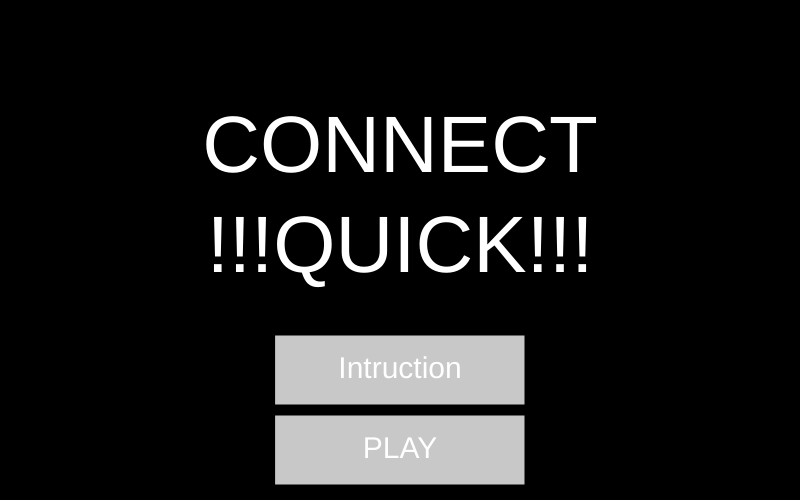
Frame 1 (no input)
Frame 60 (no input): identical to frame 1, image omitted
Frame 120 (the mouse pressed at the canvas centre since frame 60): identical to frame 1, image omitted

The p5.js sketch that drew this single still picture (run headless with seeded random() and noise() and a simulated clock; from frame 60 on, the mouse is pressed at the canvas centre):

// p5.js sketch
// ── sketch.js
/////////////////////////////////////////////////////////////////////////
//Assignment 5: Game using simple states
//
//In my Firework remix, I have made the following changes to the original file:
//1. Using an PImage to draw an image with the location indicated in FireworkParticle"
//instead of using ellipse
//2. Increasing numFireworks to create more particles (the screen is filled with denser amount of images)
//3. Changing the size of particle, velocity and acceleration so the images linger around longer on the screen
//4. Changing frameRate so that Processing file isn't significantly slowed down on laptop using
//
//Parsons School of Design
//Code 2 - Spring 2018
//https://portfolio.newschool.edu/skyta/
//
//Code References: ????????????????????????????!!!!!!!!!!
//https://github.com/dongle/Code2_2018SP/tree/master/week02
//
/////////////////////////////////////////////////////////////////////////
//(x, y, length of rect, height of rect)
var widRect = 250;
var heiRect = 70;

let sceneStates = Object.freeze({ //Listing scenes which will appears in the "game"
	INTRO: 0,
	INSTRUCTION: 1,
	GAME: 2,
	OVER: 3,
});

let currentState = sceneStates.INTRO; //The first scene user sees is INTRO

let keyOn = false; //only true when you clicked
//???????????????

function setup(){
	createCanvas(800, 500);
}

function draw(){
	drawScene(currentState); //currentState is replaced with sceneStates.THESCENE
	checkTransition(currentState);
	keyOn = false;
}

//.........................................
function drawScene(whichScene){
	switch(whichScene){ //to switch between scenes when certain actions are taken
		case sceneStates.INTRO:
			background(0);
			fill(255);
			textSize(80);
			textAlign(CENTER, CENTER); //draw text from the center of the textbox
			text("CONNECT\n!!!QUICK!!!", width/2, height/2 - 50);

			//Textboxes: 
			//1-InStruction:
			fill(200,200,200); //????? Change color of boxes later pls
			rectMode(CENTER);
			rect(width/2,height/2 + 120, widRect, heiRect); 

			fill(255);
			textSize(30);
			text("Intruction", width/2, height/2 + 120);

			//2-PLAY:
			fill(200,200,200);
			rectMode(CENTER);
			rect(width/2,height/2 + 200, widRect, heiRect); 

			fill(255);
			textSize(30);
			text("PLAY", width/2, height/2 +200);

			
			break;

		case sceneStates.INSTRUCTION:
		//	if ()
			background(100 + sin(frameCount * 0.05) * 50, 100 + sin(frameCount * 0.06) * 50, 100 + sin(frameCount * 0.07) * 50);
			break;
		case sceneStates.GAME:
			background(0);
			break;
		case sceneStates.OVER:
			background(200, 200, 200);

	}
}

function checkTransition(whichScene){
	switch(whichScene){
		case sceneStates.INTRO:
			if(keyOn){
				if(mouseClicked && mouseX >=(width/2 - widRect/2) && mouseX <=(width/2 - widRect/2) && mouseY >= (height/2+120 - heiRect/2) && mouseY <= (height/2+120 + heiRect/2)){ 
				currentState++;
				setUpScene(currentState);
				}
			}
			break;
		case sceneStates.INSTRUCTION:
			if(keyOn){
				currentState++;
				setUpScene(currentState);
			}
			break;
		case sceneStates.GAME:
			if(keyOn){
				currentState++;
				setUpScene(currentState);
			}
			break;
		case sceneStates.OVER:
			if(keyOn){
				currentState++;
				setUpScene(currentState);
			}
			break;
		default:
			break;
	}
}

//...............................................
function setUpScene(whichScene){
	switch(whichScene){
		case sceneStates.INTRO:
			break;
		case sceneStates.INSTRUCTION:
			tutorialTimer = millis(); //how long it takes for the instruction
			break;
		case sceneStates.GAME:
			gameTimer = millis();
			break;
		case sceneStates.OVER:
			break;
		default:
			break;
	}
}

function mouseClicked(){
	keyOn = true;
}
